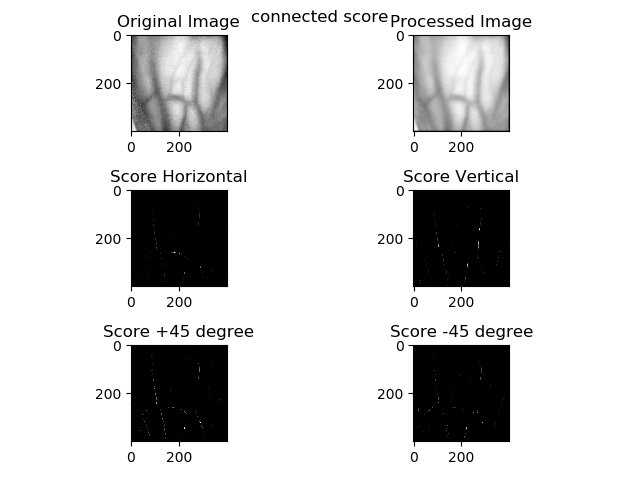
#> input picture process/PreProcessing_FeatureExtraction/connceted_score_in_all_direction.png, 640 x 480 px; its folder holds only this picture in this run
$ python process_one_img_for_match.py PreProcessing_FeatureExtraction/connceted_score_in_all_direction.png out.png   (older library calls are emulated)
#> lines starting #> are read from the running program, lines starting #| are printed output that depends on the picture; after the words box and inside, x2 and y2 are one past the last pixel; in counts of white or black regions, pixels touching at a corner belong together
### process/PreProcessing_FeatureExtraction/extract_feature.py
import numpy as np
import PIL.Image
import cv2
from skimage import feature as ft
import time

from PreProcessing_FeatureExtraction.connect_center import connect_centres
from PreProcessing_FeatureExtraction.detect_vein_center_assign_score import compute_vein_score
from PreProcessing_FeatureExtraction.label import binaries
from PreProcessing_FeatureExtraction.normalize import normalize_data
from PreProcessing_FeatureExtraction.preprocessing import remove_hair
from PreProcessing_FeatureExtraction.profile_curvature import compute_curvature

"""
	In this method, the local maximum curvature is calculated in the cross-sectional
	profile of all four directions, then selecting the profile that has the maximum
	depth in the cross-sectional profile. And then to get the full pattern of nerves
	we add, The result of four directions.

	Miura et al. Proposed a three-step algorithm to solve the above problem.

	Step in Algorithms:

	Extraction of the center positions of veins.
	Connection of the center positions.
	Labeling of the image.
"""


# @wrl
# 尺寸归一化
def size_normal(img):
    """
    :param img:输入的一张RGB图
    :return: 尺寸归一化后的RGB图
    """
    # img = PIL.Image.fromarray(img).convert('L')
    # img = np.asarray(img)
    return img.resize((300, 300))


# 计算质心
def cal_center(img1):
    img_origin = img1.view()
    # img_origin = img1
    img1 = np.where(img1 < 100, 0, img1)

    YCrCb = cv2.cvtColor(img1, cv2.COLOR_BGR2YCR_CB)  # 转换至YCrCb空间
    (y, cr, cb) = cv2.split(YCrCb)  # 拆分出Y,Cr,Cb值
    cr1 = cv2.GaussianBlur(cr, (5, 5), 0)
    _, skin = cv2.threshold(cr1, 0, 255, cv2.THRESH_BINARY)  # Ostu处理
    img1 = cv2.bitwise_and(img1, img1, mask=skin)
    img1 = cv2.cvtColor(img1, cv2.COLOR_BGR2GRAY)
    dst = cv2.Laplacian(img1, cv2.CV_16S, ksize=3)
    img1 = cv2.convertScaleAbs(dst)
    h = cv2.findContours(img1, cv2.RETR_EXTERNAL, cv2.CHAIN_APPROX_NONE)  # 寻找轮廓
    contour = h[0]
    contour = sorted(contour, key=cv2.contourArea, reverse=True)  # 已轮廓区域面积进行排序

    temp = np.asarray(img_origin)
    for i in range(contour[0].shape[0]):
        index_i = contour[0][i][0][0]
        index_j = contour[0][i][0][1]
        if (index_i < temp.shape[0] and index_j < temp.shape[1]):
            # print(index_i,index_j)
            temp[index_j][index_i][0] = 255
            temp[index_j][index_i][1] = 255
            temp[index_j][index_i][2] = 255
    # im = PIL.Image.fromarray(temp)
    # im.show()

    # contour = sorted(contour, key=cv2.contourArea, reverse=True)  # 已轮廓区域面积进行排序

    x_center = 0
    y_center = 0
    n = len(contour[0])
    min = contour[0][0][0][1]
    for i in range(n):
        x_center += contour[0][i][0][0]
        x = contour[0][i][0][1]
        y_center += x
        if min > x:
            min = x
    S = cv2.contourArea(contour[0])
    n0 = np.sqrt(S) / 2
    x_center = x_center / n
    y_center = min + n0
    return x_center, y_center, n0, temp


# 截取手背区域
def cut_area(img, x, y, n0):
    # 图像尺寸
    n = len(img)
    m = len(img[0])
    # 边长/2
    # n0 = np.sqrt(S) / 2
    left = x - n0  # 这个地方的赋值方式可以优化
    up = y - n0
    right = x + n0
    down = y + n0
    if left < 0:
        left = 0
    if up < 0:
        up = 0
    if right > m:
        right = m
    if down > n:
        down = n
    if (right - left) > (down - up):
        n0 = (down - up) / 2
        x = (right + left) / 2
        left = x - n0
        right = x + n0
    else:
        n0 = (right - left) / 2
        y = (up + down) / 2
        up = y - n0
        down = y + n0
    img = PIL.Image.fromarray(img).crop((left, up, right, down))
    return img


# @wrl


def vein_pattern(image, kernel_size, sigma):
    data = np.asarray(image, dtype=float)
    filter_data = remove_hair(data, kernel_size)
    preprocessed_data = normalize_data(filter_data, 0, 255)
    kappa = compute_curvature(preprocessed_data, sigma=sigma)
    score = compute_vein_score(kappa)
    conect_score = connect_centres(score)
    threshold = binaries(np.amax(conect_score, axis=2))
    vein_pattern = np.multiply(image, threshold, dtype=float)
    return vein_pattern


# @wrl
def GlobalThreshold(img, T=50):
    """
    :param img:img是个灰度图矩阵
    :return:全局阈值化后的矩阵
    """
    temp = np.where(img < T, 1, 0)
    # im = Image.fromarray(temp*255).convert('L') #这个地方改了
    # im.save(destRoot+"\\global_threshold_"+str(name)+".bmp")
    # im.show()
    return temp


def pretreatment(image_path, name, dest):
#> called with dest = 'out.png'
    image = cv2.imread(image_path)
#> image is the input picture: shape (480, 640, 3); min 0, max 255, mean 214.8
    x, y, n0, image = cal_center(image)  # 求质心，求面积
#> in cal_center, `YCrCb = cv2.cvtColor(img1, cv2.COLOR_BGR2YCR_CB)`: YCrCb: shape (480, 640, 3); mean of channels 0, 1, 2 214.1, 128, 128
#> in cal_center, `(y, cr, cb) = cv2.split(YCrCb)`: cr: shape (480, 640); every value is 128
#> in cal_center, `_, skin = cv2.threshold(cr1, 0, 255, cv2.THRESH_BINARY)`: skin: shape (480, 640); every value is 255
#> in cal_center, `dst = cv2.Laplacian(img1, cv2.CV_16S, ksize=3)`:
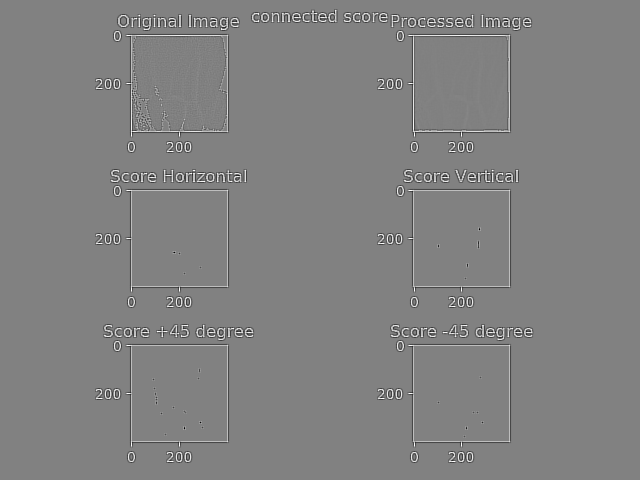
#> dst: shape (480, 640) int16; min -2040, max 1986, mean 0; drawn with min black and max white
#> in cal_center, `img1 = cv2.convertScaleAbs(dst)`:
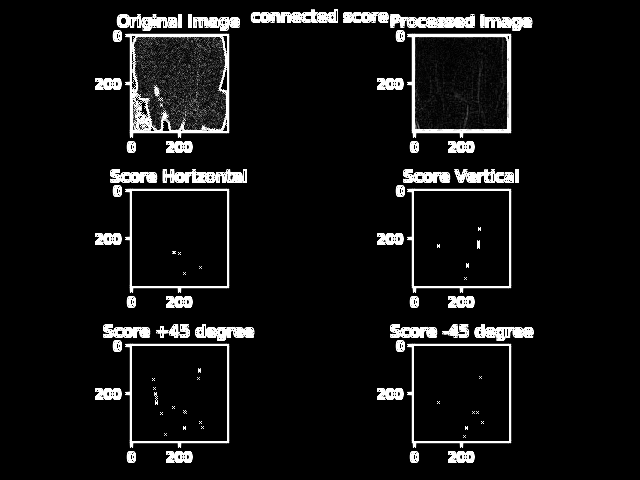
#> img1: shape (480, 640); min 0, max 255, mean 18.4
#> in cal_center, `h = cv2.findContours(img1, cv2.RETR_EXTERNAL, cv2.CHAIN_APPROX_NONE)`: h = 48 contours; largest, box (x1, y1, x2, y2) and area: (407, 343, 512, 448) 10068, (407, 188, 512, 293) 10068, (407, 33, 512, 138) 10068, (125, 343, 230, 448) 10067, (125, 188, 230, 293) 10067
#> in cal_center, `contour = h[0]`: contour has the same summary as h
#> the loop in cal_center, `for i in range(contour[0].shape[0]):` made 425 passes
#> (index_i, index_j) on passes 1 to 3: (407, 343), (407, 344), (407, 345)
#> in cal_center, `n = len(contour[0])`: n = 425
#> in cal_center, `min = contour[0][0][0][1]`: min = 343
#> the loop in cal_center, `for i in range(n):` made 425 passes
#> (x_center, x, y_center) on passes 1 to 3: (407, 343, 343), (814, 344, 687), (1221, 345, 1032)
#> after the loop in cal_center, `for i in range(n):`: x_center = 194929; y_center = 167351
#> in cal_center, `S = cv2.contourArea(contour[0])`: S = 10067.5
#> in cal_center, `n0 = np.sqrt(S) / 2`: n0 = 50.17
#> in cal_center, `x_center = x_center / n`: x_center = 458.7
#> in cal_center, `y_center = min + n0`: y_center = 393.2
#> x = 458.7; y = 393.2; n0 = 50.17
    image = cut_area(image, x, y, n0)  # 裁剪，返回Image
#> in cut_area, `n = len(img)`: n = 480
#> in cut_area, `m = len(img[0])`: m = 640
#> in cut_area, `left = x - n0`: left = 408.5
#> in cut_area, `up = y - n0`: up = 343
#> in cut_area, `right = x + n0`: right = 508.8
#> in cut_area, `down = y + n0`: down = 443.3
#> in cut_area, `n0 = (right - left) / 2`: n0 = 50.17
#> in cut_area, `y = (up + down) / 2`: y = 393.2
#> in cut_area, `img = PIL.Image.fromarray(img).crop((left, up, right, down))`:
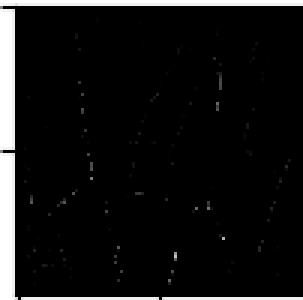
#> img: PIL image 101x100 RGB (shown 3 times larger); min 0, max 255, mean 19.7
    image = size_normal(image)  # 尺寸归一化 返回Image
#> in size_normal, `return img.resize((300, 300))`:
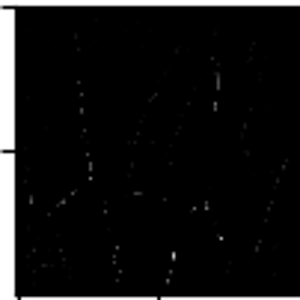
#> returned value: PIL image 300x300 RGB; min 0, max 255, mean 19.9
    image = cv2.cvtColor(np.array(image), cv2.COLOR_BGR2GRAY)
#> image: shape (300, 300)
    clahe = cv2.createCLAHE(clipLimit=2.0, tileGridSize=(8, 8))
    image = clahe.apply(image)

    temp = GlobalThreshold(image, 70)
#> in GlobalThreshold, `temp = np.where(img < T, 1, 0)`:
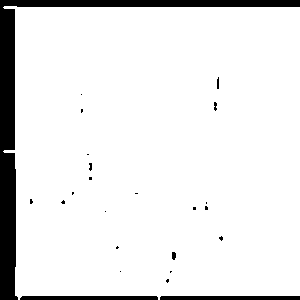
#> temp: shape (300, 300) int64; values 0 (black) and 1 (white), 91.3% white; 24 black regions (18 under 20 px), largest, box (x1, y1, x2, y2) and area: (0, 0, 300, 300) 6534, (160, 296, 300, 300) 559, (20, 296, 158, 300) 548, (172, 252, 176, 260) 28, (217, 77, 219, 89) 22, (214, 102, 217, 111) 21

    processed_image = vein_pattern(image, 6, 8)

    for i in range(processed_image.shape[0]):
        for j in range(processed_image.shape[1]):
            if (np.abs(processed_image[i][j]) < 1e-5):
                processed_image[i][j] = 255
            else:
                processed_image[i][j] = 0

    img_final = (temp + processed_image).astype(bool)

    im = PIL.Image.fromarray(img_final).convert('L')
    im.save(dest + "\\" + name + ".bmp")

    # if(dest is None):
    #     im = PIL.Image.fromarray(img_final).convert('L')
    #     im.save(dest+"\\"+name+".bmp")
    return img_final


# 提取图片特征
# [27 lines left out: functions HOG_feature_extraction_from_image, HOG_feature_extraction_from_numpy, not called in this run]


# test

# pretreatment("..\\ImageRoot\\1_left_0.bmp","1_left_0","..\\temp")
"""
import cv2
import matplotlib.pyplot as plt


start = time.time()
image_path = '../ImageRoot/1L1.jpg'
#image = cv2.imread(image_path, 0)
image = cv2.imread(image_path)
x, y, n0 = cal_center(image)  #求质心，求面积
image = cut_area(image, x, y, n0)   #裁剪，返回Image
image = size_normal(image)  # 尺寸归一化 返回Image
image = cv2.cvtColor(np.array(image), cv2.COLOR_BGR2GRAY)
clahe = cv2.createCLAHE(clipLimit=2.0, tileGridSize=(8, 8))
image = clahe.apply(image)

processed_image = vein_pattern(image, 6, 8)

for i in range(processed_image.shape[0]):
    for j in range(processed_image.shape[1]):
        if(np.abs(processed_image[i][j])<1e-5):
            processed_image[i][j] = 255
        else:
            processed_image[i][j] = 0

#PIL.Image.fromarray(processed_image).convert('L').show()
end = time.time()
print(end-start)

plt.subplot(1,2,1)
plt.imshow(image, cmap='gray')
plt.title('Original Image')

plt.subplot(1,2,2)
plt.imshow(processed_image, cmap='gray')
plt.title('Processed Image')

plt.suptitle("Vein Pattern")
plt.tight_layout()
plt.savefig("../processed_img/7.jpg")
plt.show()
"""

### process/PreProcessing_FeatureExtraction/preprocessing.py
import os

import cv2
from scipy.signal import convolve2d

from PreProcessing_FeatureExtraction.normalize import normalize_data

dir = os.path.dirname(os.path.realpath(__file__))
# print(dir)
filepath = os.path.join(dir, 'MexicanHatKernalData')


# print(filepath)
def remove_hair(image, mexican_kernel_size, low=1, high=4):
    try:
        read_kernel = cv2.imread(os.path.join(filepath, f'Kernel {mexican_kernel_size}.jpg'), 0)
    # print(read_kernel)
    except FileNotFoundError:
        print('please choose correct size of kernel')

    normalized_kernel = normalize_data(read_kernel, low, high)
    hair_remove = convolve2d(image, normalized_kernel, mode='same', fillvalue=0)
    return hair_remove


# test
"""
image_path = '../sample dataset/input/s1/2017232_R_0.jpg'
image = cv2.imread(image_path, 0)
print("imge", np.shape(image))
processed_image = remove_hair(image, 3)

plt.subplot(1,2,1)
plt.imshow(image, cmap='gray')
plt.title('Original Image')

plt.subplot(1,2,2)
plt.imshow(processed_image, cmap='gray')
plt.title('Processed Image')

plt.suptitle("Hair Removal")
plt.tight_layout()
plt.show()

"""

### process/PreProcessing_FeatureExtraction/normalize.py
import numpy as np


def normalize_data(x, low=0, high=1, data_type=None):
    x = np.asarray(x, dtype=np.float)
    min_x, max_x = np.min(x), np.max(x)
    x = x - float(min_x)
    x = x / float((max_x - min_x))
    x = x * (high - low) + low
    if data_type is None:
        return np.asarray(x, dtype=np.float)
    return np.asarray(x, dtype=data_type)

### process/process_one_img_for_match.py
import sys
import numpy as np
import time
import os
import pandas as pd
from PreProcessing_FeatureExtraction import extract_feature


def euclidean(x, y):
    return np.sqrt(np.sum((x - y) ** 2))

def max_list(lt):
    temp = 0
    max_str = 0
    for i in lt:
        if lt.count(i) > temp:
            max_str = i
            temp = lt.count(i)
    return max_str

# 拿着这个人提取出的HOG特征去查找匹配这个人
# 这个地方没有拒绝识别的代码
def search_for_match(feature, dataRoot="D:\InformationSecurityCompetition\DZH\\features_data"):
    registers = os.listdir(dataRoot)
    dis_dic = {}
    for register in registers:
        register_feature = pd.read_csv(dataRoot + "\\" + register, header=None)
        register_feature = register_feature.values
        for i in range(register_feature.shape[1]):
            dis = euclidean(feature, register_feature[:, i])
            dis_dic[dis] = register
    d_order=sorted(dis_dic.items())
    re = []
    j = 0
    for elem in d_order:
        if j<5:
            re.append(elem[1])
        else:
            break
        j +=1
    print(re)
    return max_list(re).split('.')[0]


if __name__ == "__main__":
    imagePath = sys.argv[1]  # 获得待处理图片的绝对路径
    destRoot = sys.argv[2]  # 处理后图片所在的文件夹
    # imagePath = "D:\Lab\Info_Security\DZH\data_before\\71\\71_0.png"
    # destRoot =  "D:\Lab\Info_Security\DZH\\data_after"
    name = imagePath.split('\\')[-1].split('.')[0]  # 这个地方根据文件名命名后续文件可能需要改
    image = extract_feature.pretreatment(imagePath, name, destRoot)
#> in remove_hair, `normalized_kernel = normalize_data(read_kernel, low, high)`: normalized_kernel = nan
#> (the run stopped early here; a loop or call above may not have finished)
